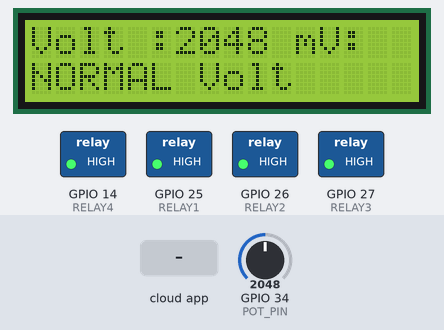
Bench run of a sketch on a simulated ESP32. Parts: 16×2 character LCD, switched loads named in the sketch (green lamp = pin HIGH). Inputs (shaded band) come from the test bench; at power-on: GPIO 34 (POT_PIN) = 2048. What the sketch prints to the serial monitor is not drawn.

Above: at 6.5 s.
6.6 s: GPIO 34 (POT_PIN) set to 2975
At 8.7 s:
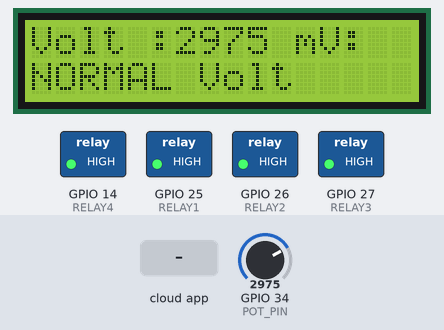
9.0 s: GPIO 34 (POT_PIN) set to 3039
At 10.7 s:
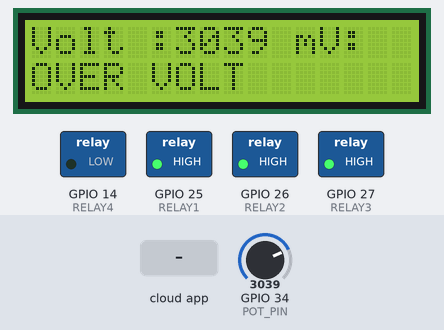
11.1 s: GPIO 34 (POT_PIN) set to 760
At 12.4 s:
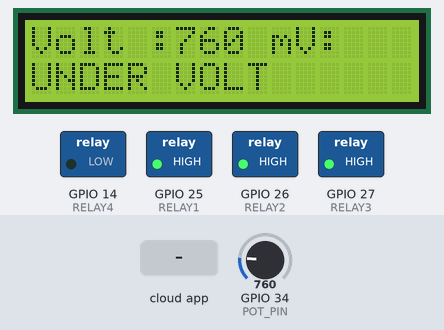
13.2 s: the phone or cloud app sets relay1 to 1
At 13.7 s:
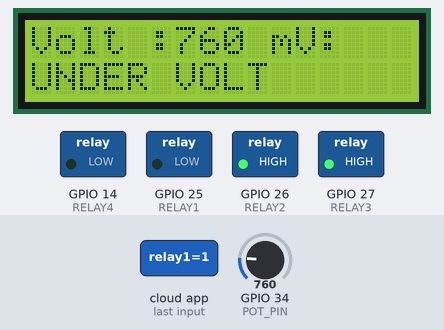
14.7 s: the phone or cloud app sets relay2 to 1
At 15.9 s:
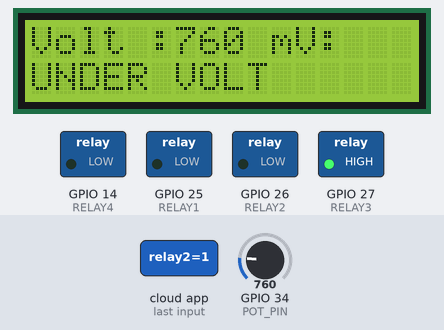
16.2 s: GPIO 34 (POT_PIN) set to 845
At 17.9 s:
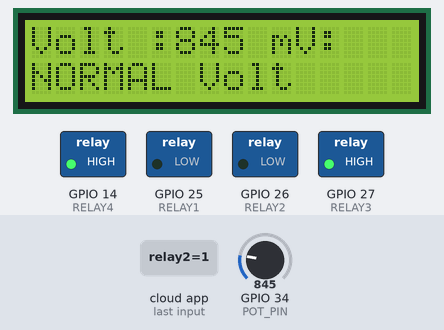
Timing chart, 0 to 19.4 s (numbered marks = the images above; inputs shaded):
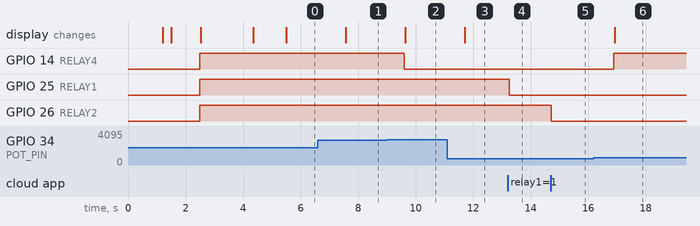

Measured:
- the behaviour switches between 3000 and 3001 on GPIO 34 (POT_PIN) (found by bisection; images 1 and 2)
- the behaviour switches between 799 and 800 on GPIO 34 (POT_PIN) (found by bisection; images 5 and 6)
- after the input at 6.6 s, the display: changes after 0.97 s (image 1)
- after the input at 9.0 s, GPIO 14 (RELAY4): HIGH → LOW after 0.61 s; the display: changes after 0.64 s (image 2)
- after the input at 11.1 s, the display: changes after 0.61 s (image 3)
- after the input at 13.2 s, GPIO 25 (RELAY1): HIGH → LOW after 0.05 s
- after the input at 14.7 s, GPIO 26 (RELAY2): HIGH → LOW at once
- after the input at 16.2 s, GPIO 14 (RELAY4): LOW → HIGH after 0.69 s; the display: changes after 0.72 s (image 6)

The sketch:

OVERVOLTAGE_UNDERVOLT_USING_HOME_AUTOMATION.ino
```cpp
/*******************************
 ESP32 + Adafruit IO + LCD
 3 Relay Home Automation
 1 Relay for Pot Protection
********************************/

#include <WiFi.h>
#include "AdafruitIO_WiFi.h"
#include <Wire.h>
#include <LiquidCrystal_I2C.h>

#define IO_USERNAME  "home250426"
#define IO_KEY       "aio_YULU48Y02iRVpi1W444HydAns41o"

#define WIFI_SSID    "homeiot"
#define WIFI_PASS    "homeiot123"

AdafruitIO_WiFi io(IO_USERNAME, IO_KEY, WIFI_SSID, WIFI_PASS);

LiquidCrystal_I2C lcd(0x27, 16, 2);

// Relay pins
#define RELAY1 25
#define RELAY2 26
#define RELAY3 27
#define RELAY4 14

#define POT_PIN 34

#define OVER_VOLTAGE_THRESHOLD 3000
#define UNDER_VOLTAGE_THRESHOLD 800

// Active LOW relay
#define RELAY_ON  LOW
#define RELAY_OFF HIGH

// Adafruit IO feeds
AdafruitIO_Feed *relay1Feed = io.feed("relay1");
AdafruitIO_Feed *relay2Feed = io.feed("relay2");
AdafruitIO_Feed *relay3Feed = io.feed("relay3");

AdafruitIO_Feed *voltageFeed = io.feed("voltage-value");
AdafruitIO_Feed *protectionFeed = io.feed("protection-status");

bool relay1State = false;
bool relay2State = false;
bool relay3State = false;

String currentStatus = "NORMAL";
String lastProtectionStatus = "";

int lastPotValue = 0;

unsigned long lastReadTime = 0;
unsigned long lastSendTime = 0;
unsigned long lastStatusSendTime = 0;
unsigned long lastLCDTime = 0;

void setRelay(int pin, bool state) {
  digitalWrite(pin, state ? RELAY_ON : RELAY_OFF);
}

bool getStateFromFeed(AdafruitIO_Data *data) {
  String value = data->value();
  value.trim();
  value.toUpperCase();

  if (value == "1" || value == "ON" || value == "TRUE") {
    return true;
  }

  return false;
}

void printLCDLine(int row, String text) {
  lcd.setCursor(0, row);
  lcd.print(text);

  for (int i = text.length(); i < 16; i++) {
    lcd.print(" ");
  }
}

void updateLCD() {
  if (millis() - lastLCDTime < 500) return;
  lastLCDTime = millis();

  String line1 = "Volt :";
  line1 += String(lastPotValue);
  line1 += " mV:";

  String line2;

  if (currentStatus == "OVER VOLTAGE") {
    line2 = "OVER VOLT";
  }
  else if (currentStatus == "UNDER VOLTAGE") {
    line2 = "UNDER VOLT";
  }
  else {
    line2 = "NORMAL Volt";
  }

  printLCDLine(0, line1);
  printLCDLine(1, line2);
}

// Relay 1
void handleRelay1(AdafruitIO_Data *data) {
  relay1State = getStateFromFeed(data);
  setRelay(RELAY1, relay1State);

  Serial.print("Relay 1: ");
  Serial.println(relay1State ? "ON" : "OFF");

  updateLCD();
}

// Relay 2
void handleRelay2(AdafruitIO_Data *data) {
  relay2State = getStateFromFeed(data);
  setRelay(RELAY2, relay2State);

  Serial.print("Relay 2: ");
  Serial.println(relay2State ? "ON" : "OFF");

  updateLCD();
}

// Relay 3
void handleRelay3(AdafruitIO_Data *data) {
  relay3State = getStateFromFeed(data);
  setRelay(RELAY3, relay3State);

  Serial.print("Relay 3: ");
  Serial.println(relay3State ? "ON" : "OFF");

  updateLCD();
}

void sendProtectionStatus(String status) {
  if (status != lastProtectionStatus || millis() - lastStatusSendTime > 15000) {
    protectionFeed->save(status);
    lastProtectionStatus = status;
    lastStatusSendTime = millis();
  }
}

void checkPotProtection() {
  int potValue = analogRead(POT_PIN);
  lastPotValue = potValue;

  if (potValue > OVER_VOLTAGE_THRESHOLD) {
    currentStatus = "OVER VOLTAGE";
    setRelay(RELAY4, true);
  }
  else if (potValue < UNDER_VOLTAGE_THRESHOLD) {
    currentStatus = "UNDER VOLTAGE";
    setRelay(RELAY4, true);
  }
  else {
    currentStatus = "NORMAL";
    setRelay(RELAY4, false);
  }

  Serial.print("POT:");
  Serial.print(potValue);
  Serial.print(" | STATUS:");
  Serial.print(currentStatus);
  Serial.print(" | R1:");
  Serial.print(relay1State ? "ON" : "OFF");
  Serial.print(" R2:");
  Serial.print(relay2State ? "ON" : "OFF");
  Serial.print(" R3:");
  Serial.println(relay3State ? "ON" : "OFF");

  updateLCD();
  sendProtectionStatus(currentStatus);

  if (millis() - lastSendTime > 15000) {
    voltageFeed->save(potValue);
    lastSendTime = millis();
  }
}

void setup() {
  Serial.begin(115200);
  delay(1000);

  Wire.begin(21, 22);
  delay(200);

  lcd.init();
  delay(200);
  lcd.backlight();
  lcd.clear();

  printLCDLine(0, "Home Automation");
  printLCDLine(1, "Starting...");
  delay(1000);

  pinMode(RELAY1, OUTPUT);
  pinMode(RELAY2, OUTPUT);
  pinMode(RELAY3, OUTPUT);
  pinMode(RELAY4, OUTPUT);
  pinMode(POT_PIN, INPUT);

  digitalWrite(RELAY1, RELAY_OFF);
  digitalWrite(RELAY2, RELAY_OFF);
  digitalWrite(RELAY3, RELAY_OFF);
  digitalWrite(RELAY4, RELAY_OFF);

  relay1Feed->onMessage(handleRelay1);
  relay2Feed->onMessage(handleRelay2);
  relay3Feed->onMessage(handleRelay3);

  printLCDLine(0, "Connecting IO");
  printLCDLine(1, "Please Wait");

  Serial.println("Connecting to Adafruit IO...");
  io.connect();

  while (io.status() < AIO_CONNECTED) {
    io.run();
    Serial.print(".");
    delay(500);
  }

  Serial.println();
  Serial.println("Adafruit IO Connected!");

  printLCDLine(0, "Adafruit IO");
  printLCDLine(1, "Connected");
  delay(1000);

  relay1Feed->get();
  relay2Feed->get();
  relay3Feed->get();
}

void loop() {
  io.run();

  if (millis() - lastReadTime > 1000) {
    checkPotProtection();
    lastReadTime = millis();
  }
}
```
